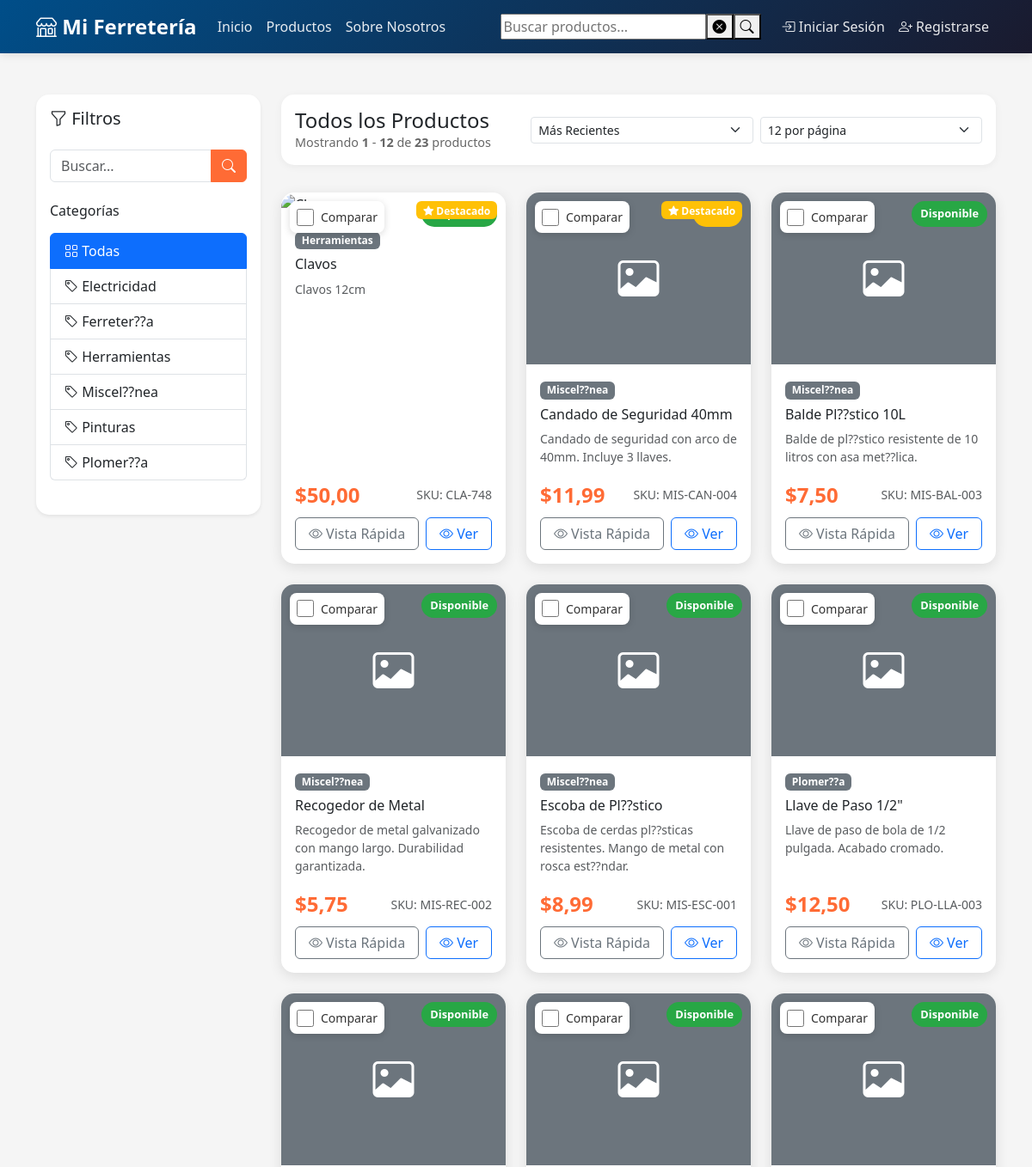
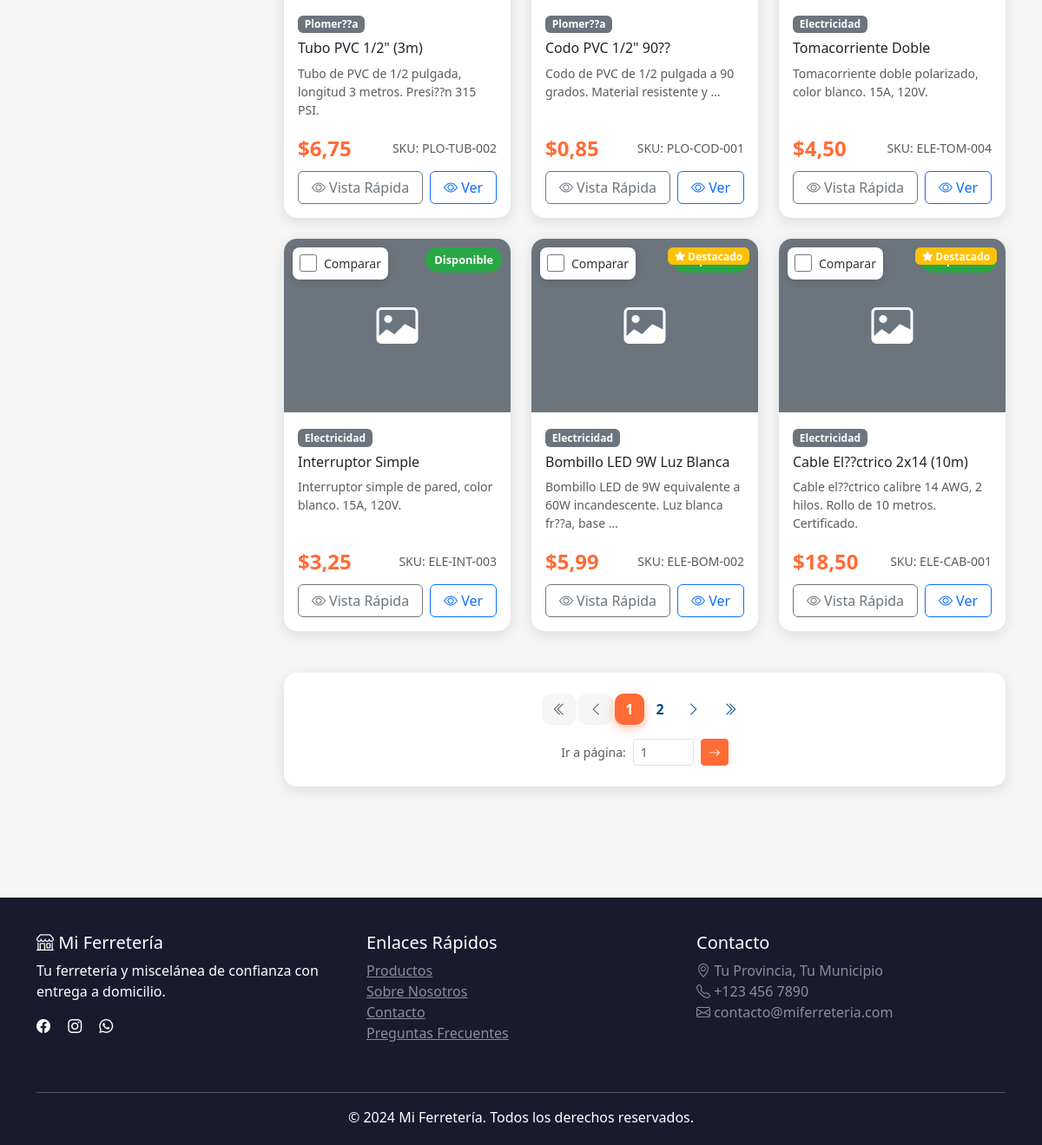
The app's page /productos/, older data (2 pictures, top to bottom).
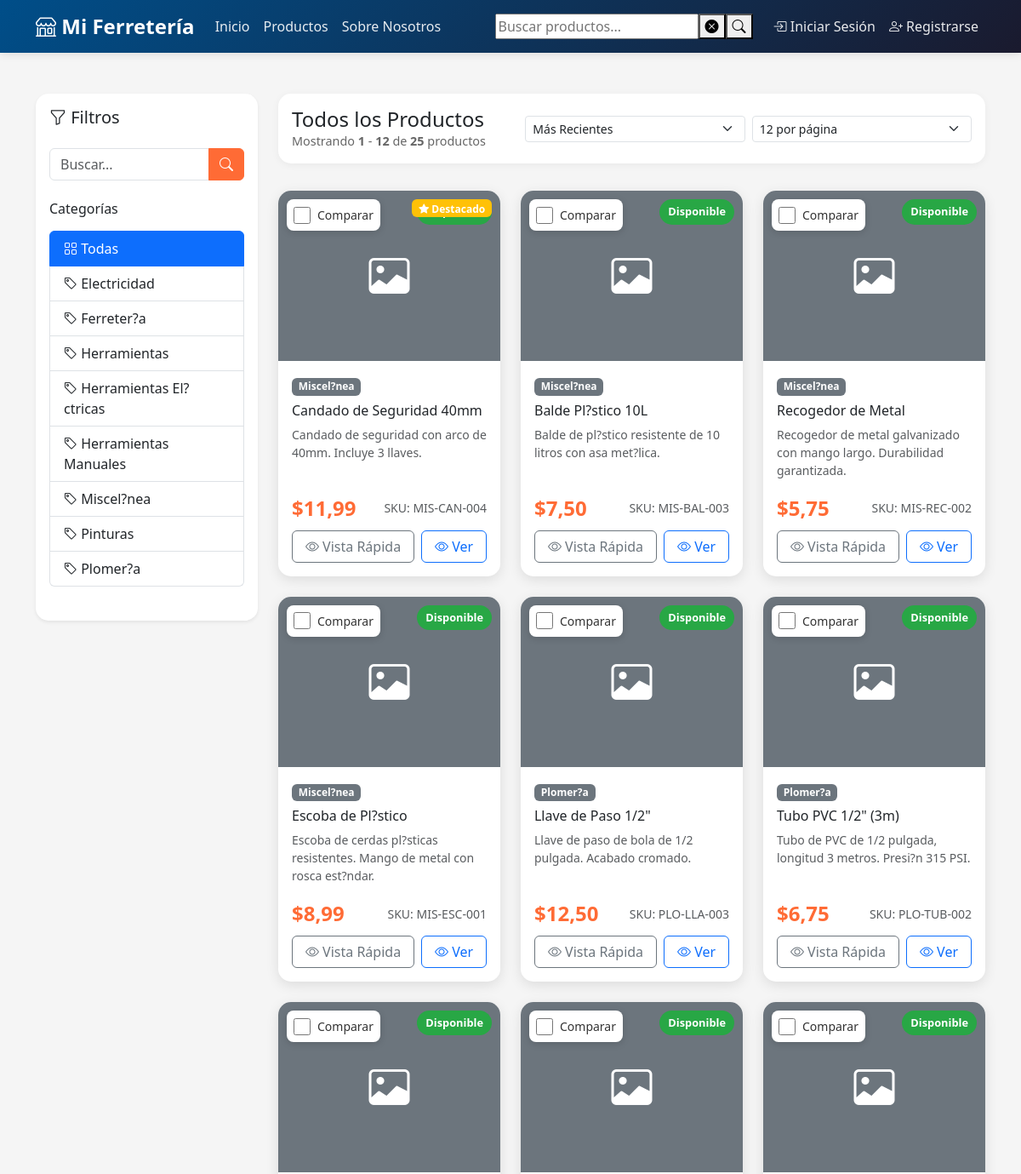
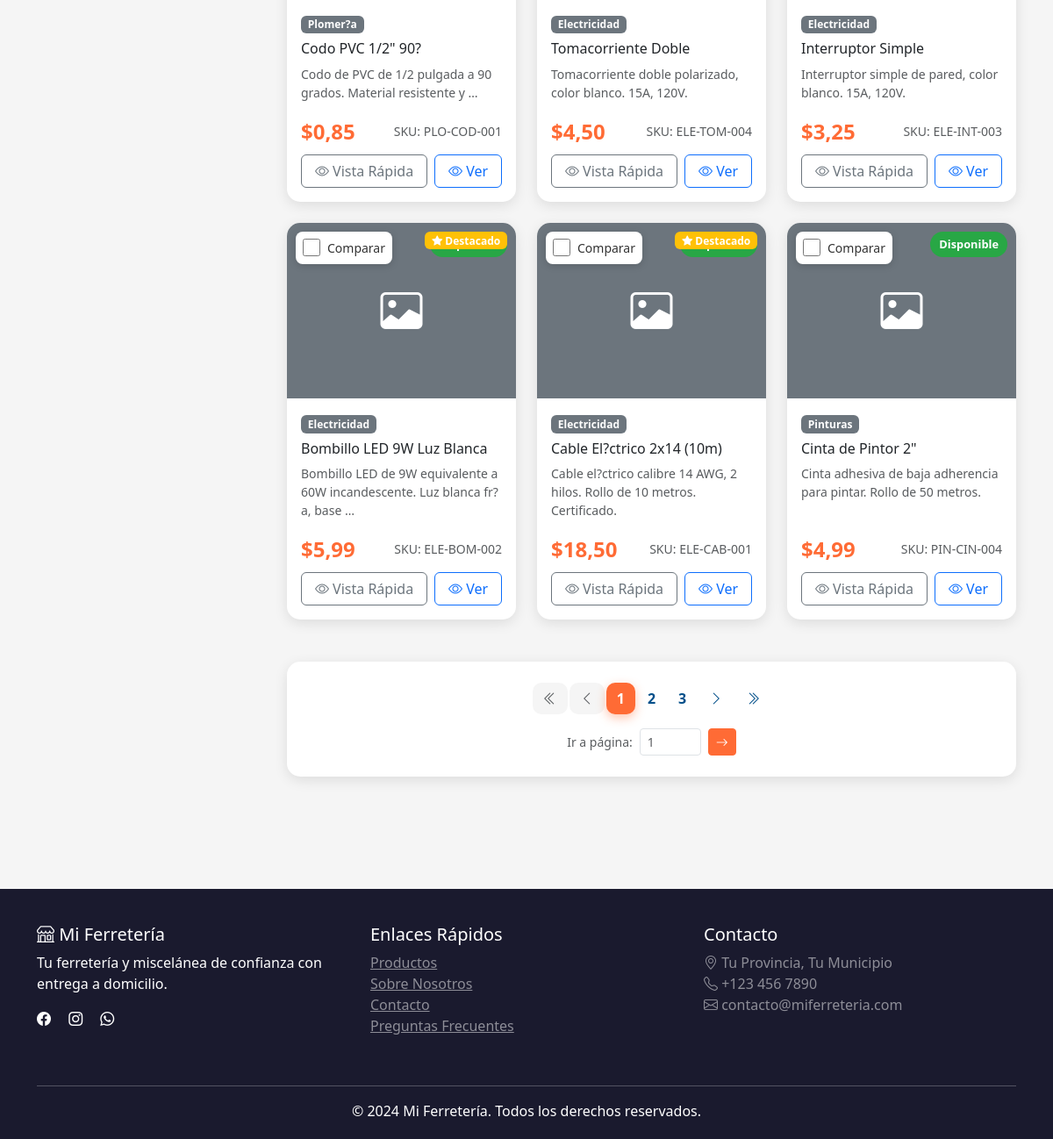
The same page, newer data (2 pictures, top to bottom).
### shop/models.py (models this page shows, shortened)
class Category(models.Model):
    name = models.CharField(max_length=100, verbose_name="Nombre")
    description = models.TextField(blank=True, verbose_name="Descripción")
    slug = models.SlugField(unique=True, db_index=True)  # ÍNDICE: Para búsquedas por slug
    created_at = models.DateTimeField(auto_now_add=True, db_index=True)  # ÍNDICE: Para ordenar
    class Meta:
        verbose_name = "Categoría"
        verbose_name_plural = "Categorías"
        ordering = ['name']
        indexes = [
            models.Index(fields=['name']),
        ]

class Product(models.Model):
    category = models.ForeignKey(
        Category,
        on_delete=models.CASCADE,
        related_name='products',
        verbose_name="Categoría",
        db_index=True  # ÍNDICE: Para búsquedas por categoría
    )
    name = models.CharField(max_length=200, verbose_name="Nombre", db_index=True)  # ÍNDICE: Para búsquedas
    description = models.TextField(verbose_name="Descripción")
    price = models.DecimalField(
        max_digits=10,
        decimal_places=2,
        validators=[MinValueValidator(Decimal('0.01'))],
        verbose_name="Precio",
        db_index=True  # ÍNDICE: Para ordenar por precio
    )
    stock = models.IntegerField(
        default=0,
        validators=[MinValueValidator(0)],
        verbose_name="Stock",
        db_index=True  # ÍNDICE: Para filtros de stock
    )
    image = models.ImageField(upload_to='products/', blank=True, null=True, verbose_name="Imagen")
    is_active = models.BooleanField(default=True, verbose_name="Activo", db_index=True)  # ÍNDICE: Filtro común
    featured = models.BooleanField(default=False, verbose_name="Destacado", db_index=True)  # ÍNDICE: Para featured
    sku = models.CharField(max_length=50, unique=True, verbose_name="SKU", db_index=True)  # ÍNDICE: Búsquedas por SKU
    created_at = models.DateTimeField(auto_now_add=True, db_index=True)  # ÍNDICE: Para ordenar
    updated_at = models.DateTimeField(auto_now=True)
    material = models.CharField(
        max_length=100,
        blank=True,
        verbose_name="Material",
        help_text="Ej: Acero galvanizado, Plástico ABS, Madera"
    )
    dimensiones = models.CharField(
        max_length=200,
        blank=True,
        verbose_name="Dimensiones",
        help_text="Ej: 10cm x 5cm x 2cm, Largo 50cm"
    )
    peso = models.DecimalField(
        max_digits=8,  # Permite hasta 999999.99 kg
        decimal_places=2,
        blank=True,
        null=True,
        verbose_name="Peso (kg)",
        help_text="Peso en kilogramos"
    )
    voltaje = models.CharField(
        max_length=50,
        blank=True,
        verbose_name="Voltaje",
        help_text="Ej: 110V, 220V, 12V DC"
    )
    potencia = models.CharField(
        max_length=50,
        blank=True,
        verbose_name="Potencia",
        help_text="Ej: 1500W, 2HP, 750W"
    )
    marca = models.CharField(
        max_length=100,
        blank=True,
        verbose_name="Marca",
        help_text="Fabricante o marca del producto"
    )
    garantia = models.CharField(
        max_length=100,
        blank=True,
        verbose_name="Garantía",
        help_text="Ej: 1 año, 6 meses, Sin garantía"
    )
    color = models.CharField(
        max_length=50,
        blank=True,
        verbose_name="Color",
        help_text="Color principal del producto"
    )
    uso_recomendado = models.TextField(
        blank=True,
        verbose_name="Uso Recomendado",
        help_text="Para qué se recomienda usar este producto"
    )
    class Meta:
        verbose_name = "Producto"
        verbose_name_plural = "Productos"
        ordering = ['-created_at']
        indexes = [
            models.Index(fields=['category', 'is_active', '-created_at']),
            models.Index(fields=['featured', 'is_active']),
            models.Index(fields=['is_active', 'stock']),
            models.Index(fields=['name', 'is_active']),
            models.Index(fields=['marca', 'is_active']),
        ]

### shop/views/products.py (the view, shortened to what this page needs)
# urls.py: path('productos/', views.product_list, name='product_list'),
def product_list(request):
    products = Product.objects.filter(is_active=True).select_related('category')
    categories = Category.objects.all()
    category_slug = request.GET.get('category')
    if category_slug:
        products = products.filter(category__slug=category_slug)
    query = request.GET.get('q')
    if query:
        products = products.filter(
            Q(name__icontains=query) |
            Q(description__icontains=query) |
            Q(sku__icontains=query)
        )
    sort_by = request.GET.get('sort', '-created_at')
    valid_sorts = {
        'price_asc': 'price',
        'price_desc': '-price',
        'name_asc': 'name',
        'name_desc': '-name',
        'newest': '-created_at',
        'oldest': 'created_at',
        'popular': '-featured',
    }
    if sort_by in valid_sorts:
        products = products.order_by(valid_sorts[sort_by])
    else:
        products = products.order_by('-created_at')
    try:
        items_per_page = int(request.GET.get('per_page', 12))
        if items_per_page not in [12, 24, 36, 48]:
            items_per_page = 12
    except (ValueError, TypeError):
        items_per_page = 12
    paginator = Paginator(products, items_per_page)
    try:
        page = int(request.GET.get('page', 1))
        if page < 1:
            page = 1
    except (ValueError, TypeError):
        page = 1
    try:
        products_page = paginator.page(page)
    except PageNotAnInteger:
        page = 1
        products_page = paginator.page(1)
    except EmptyPage:
        if paginator.num_pages > 0:
            products_page = paginator.page(paginator.num_pages)
        else:
            products_page = paginator.page(1)
    context = {
        'products': products_page,
        'categories': categories,
        'current_category': category_slug,
        'query': query,
        'sort_by': sort_by,
        'items_per_page': items_per_page,
        'paginator': paginator,
    }
    return render(request, 'shop/product_list.html', context)

### shop/templates/shop/product_list.html (shortened to what the changed rows need)
{% extends 'shop/base.html' %}
{% block content %}
<div class="container py-5" id="products-section">
    <div class="row">
        <div class="col-lg-3 mb-4 filters-sidebar">
            <div class="card shadow-sm" id="filtersCard">
                <div class="card-body">
                    <div class="list-group mb-4">
                        <a href="{% url 'shop:product_list' %}"
                           class="list-group-item list-group-item-action {% if not current_category %}active{% endif %}">
                            <i class="bi bi-grid"></i> Todas
                        </a>
                        {% for category in categories %}
                            <a href="?category={{ category.slug }}"
                               class="list-group-item list-group-item-action category-filter {% if current_category == category.slug %}active{% endif %}"
                               data-category="{{ category.slug }}">
                                <i class="bi bi-tag"></i> {{ category.name }}
                            </a>
                        {% endfor %}
                    </div>
                </div>
            </div>
        </div>
        <div class="col-lg-9">
            <div class="view-controls">
                <div class="row align-items-center">
                    <div class="col-md-4">
                        <p class="results-info mb-0">
                            Mostrando <strong id="startIndex">{{ products.start_index }}</strong> -
                            <strong id="endIndex">{{ products.end_index }}</strong> de
                            <strong id="totalProducts">{{ paginator.count }}</strong> productos
                        </p>
                    </div>
                </div>
            </div>
            <div id="productsContainer" class="position-relative">
                <div class="row g-4" id="productsGrid">
                    {% include 'shop/partials/product_grid.html' %}
                </div>
            </div>
            {% if paginator.num_pages > 1 %}
            <div class="pagination-wrapper mt-5" id="paginationWrapper">
                <nav aria-label="Navegación de productos">
                    <ul class="pagination justify-content-center mb-0" id="paginationNav">
                        {% for num in paginator.page_range %}
                            {% if num == products.number %}
                                <li class="page-item active">
                                    <span class="page-link">{{ num }}</span>
                                </li>
                            {% elif num > products.number|add:'-3' and num < products.number|add:'3' %}
                                <li class="page-item">
                                    <a class="page-link page-nav"
                                       href="#"
                                       data-page="{{ num }}">{{ num }}</a>
                                </li>
                            {% endif %}
                        {% endfor %}
                    </ul>
                </nav>
            </div>
            {% endif %}
        </div>
    </div>
</div>
{% endblock %}

### shop/templates/shop/partials/product_grid.html (shortened to what this page needs)
{% load static %}
{% for product in products %}
<div class="col-lg-4 col-md-6 product-card-wrapper" data-product-id="{{ product.id }}">
    <div class="card h-100 product-card">
        <div class="position-relative product-image-container">
            <div class="compare-checkbox-container">
                <label class="compare-checkbox-label">
                    <input type="checkbox"
                        class="compare-checkbox"
                        value="{{ product.id }}"
                        aria-label="Comparar {{ product.name }}">
                    <span class="d-none d-md-inline">Comparar</span>
                </label>
            </div>
            {% if product.image %}
                <img src="{{ product.image.url }}"
                    class="card-img-top product-image"
                    alt="{{ product.name }}"
                    loading="lazy">
            {% else %}
                <div class="product-image bg-secondary d-flex align-items-center justify-content-center">
                    <i class="bi bi-image text-white" style="font-size: 3rem;"></i>
                </div>
            {% endif %}
            {% if product.stock == 0 %}
                <span class="stock-badge out-of-stock">Agotado</span>
            {% elif product.stock < 10 %}
                <span class="stock-badge low-stock">Solo {{ product.stock }}</span>
            {% else %}
                <span class="stock-badge in-stock">Disponible</span>
            {% endif %}
            {% if product.featured %}
                <span class="badge bg-warning position-absolute" style="top: 10px; right: 10px;">
                    <i class="bi bi-star-fill"></i> Destacado
                </span>
            {% endif %}
        </div>
        <div class="card-body d-flex flex-column">
            <div class="mb-2">
                <span class="badge bg-secondary">{{ product.category.name }}</span>
            </div>
            <h6 class="card-title">{{ product.name }}</h6>
            <p class="card-text text-muted small flex-grow-1">
                {{ product.description|truncatewords:12 }}
            </p>
            <div class="mt-auto">
                <div class="d-flex justify-content-between align-items-center mb-2">
                    <span class="price-tag">${{ product.price }}</span>
                    <small class="text-muted">SKU: {{ product.sku }}</small>
                </div>
                <div class="d-flex gap-2">
                        <button class="btn btn-outline-secondary flex-grow-1 quick-view-btn"
                                data-product-id="{{ product.pk }}"
                                title="Vista rápida">
                            <i class="bi bi-eye"></i> Vista Rápida
                        </button>
                        <a href="{% url 'shop:product_detail' product.pk %}"
                            class="btn btn-outline-primary flex-grow-1">
                            <i class="bi bi-eye"></i> Ver
                        </a>
                    </div>
                </div>
            </div>
        </div>
    </div>
{% endfor %}

Row changes from the older to the newer data that the page shows:
removed Category: name "Ferreter??a"
removed Category: name "Miscel??nea"
removed Category: name "Plomer??a"
removed Product: featured True (drawn), category.name "Herramientas", name "Clavos", description "Clavos 12cm", price "50,00", sku "CLA-748"
removed Product: featured True (drawn), category.name "Miscel??nea", name "Candado de Seguridad 40mm", description "Candado de seguridad con arco de 40mm. Incluye 3 llaves.", price "11,99", sku "MIS-CAN-004"
removed Product: stock "Disponible", category.name "Miscel??nea", name "Balde Pl??stico 10L", description "Balde de pl??stico resistente de 10 litros con asa met??lica.", price "7,50", sku "MIS-BAL-003"
removed Product: stock "Disponible", category.name "Miscel??nea", name "Recogedor de Metal", description "Recogedor de metal galvanizado con mango largo. Durabilidad garantizada.", price "5,75", sku "MIS-REC-002"
removed Product: stock "Disponible", category.name "Miscel??nea", name "Escoba de Pl??stico", description "Escoba de cerdas pl??sticas resistentes. Mango de metal con rosca est??ndar.", price "8,99", sku "MIS-ESC-001"
removed Product: stock "Disponible", category.name "Plomer??a", name "Llave de Paso 1/2\"", description "Llave de paso de bola de 1/2 pulgada. Acabado cromado.", price "12,50", sku "PLO-LLA-003"
removed Product: stock "Disponible", category.name "Plomer??a", name "Tubo PVC 1/2\" (3m)", description "Tubo de PVC de 1/2 pulgada, longitud 3 metros. Presi??n 315 PSI.", price "6,75", sku "PLO-TUB-002"
removed Product: stock "Disponible", category.name "Plomer??a", name "Codo PVC 1/2\" 90??", description "Codo de PVC de 1/2 pulgada a 90 grados. Material resistente y …", price "0,85", sku "PLO-COD-001"
removed Product: featured True (drawn), category.name "Electricidad", name "Bombillo LED 9W Luz Blanca", description "Bombillo LED de 9W equivalente a 60W incandescente. Luz blanca fr??a, base …", price "5,99", sku "ELE-BOM-002"
removed Product: featured True (drawn), category.name "Electricidad", name "Cable El??ctrico 2x14 (10m)", description "Cable el??ctrico calibre 14 AWG, 2 hilos. Rollo de 10 metros. Certificado.", price "18,50", sku "ELE-CAB-001"
added Category: name "Ferreter?a"
added Category: name "Herramientas El?ctricas"
added Category: name "Herramientas Manuales"
added Category: name "Miscel?nea"
added Category: name "Plomer?a"
added Product: featured True (drawn), category.name "Miscel?nea", name "Candado de Seguridad 40mm", description "Candado de seguridad con arco de 40mm. Incluye 3 llaves.", price "11,99", sku "MIS-CAN-004"
added Product: stock "Disponible", category.name "Miscel?nea", name "Balde Pl?stico 10L", description "Balde de pl?stico resistente de 10 litros con asa met?lica.", price "7,50", sku "MIS-BAL-003"
added Product: stock "Disponible", category.name "Miscel?nea", name "Recogedor de Metal", description "Recogedor de metal galvanizado con mango largo. Durabilidad garantizada.", price "5,75", sku "MIS-REC-002"
added Product: stock "Disponible", category.name "Miscel?nea", name "Escoba de Pl?stico", description "Escoba de cerdas pl?sticas resistentes. Mango de metal con rosca est?ndar.", price "8,99", sku "MIS-ESC-001"
added Product: stock "Disponible", category.name "Plomer?a", name "Llave de Paso 1/2\"", description "Llave de paso de bola de 1/2 pulgada. Acabado cromado.", price "12,50", sku "PLO-LLA-003"
added Product: stock "Disponible", category.name "Plomer?a", name "Tubo PVC 1/2\" (3m)", description "Tubo de PVC de 1/2 pulgada, longitud 3 metros. Presi?n 315 PSI.", price "6,75", sku "PLO-TUB-002"
added Product: stock "Disponible", category.name "Plomer?a", name "Codo PVC 1/2\" 90?", description "Codo de PVC de 1/2 pulgada a 90 grados. Material resistente y …", price "0,85", sku "PLO-COD-001"
added Product: featured True (drawn), category.name "Electricidad", name "Bombillo LED 9W Luz Blanca", description "Bombillo LED de 9W equivalente a 60W incandescente. Luz blanca fr?a, base …", price "5,99", sku "ELE-BOM-002"
added Product: featured True (drawn), category.name "Electricidad", name "Cable El?ctrico 2x14 (10m)", description "Cable el?ctrico calibre 14 AWG, 2 hilos. Rollo de 10 metros. Certificado.", price "18,50", sku "ELE-CAB-001"
added Product: stock "Disponible", category.name "Pinturas", name "Cinta de Pintor 2\"", description "Cinta adhesiva de baja adherencia para pintar. Rollo de 50 metros.", price "4,99", sku "PIN-CIN-004"
Text that changed along with them:
{{ paginator.count }}: "23" → "25"
new list line: "3"
